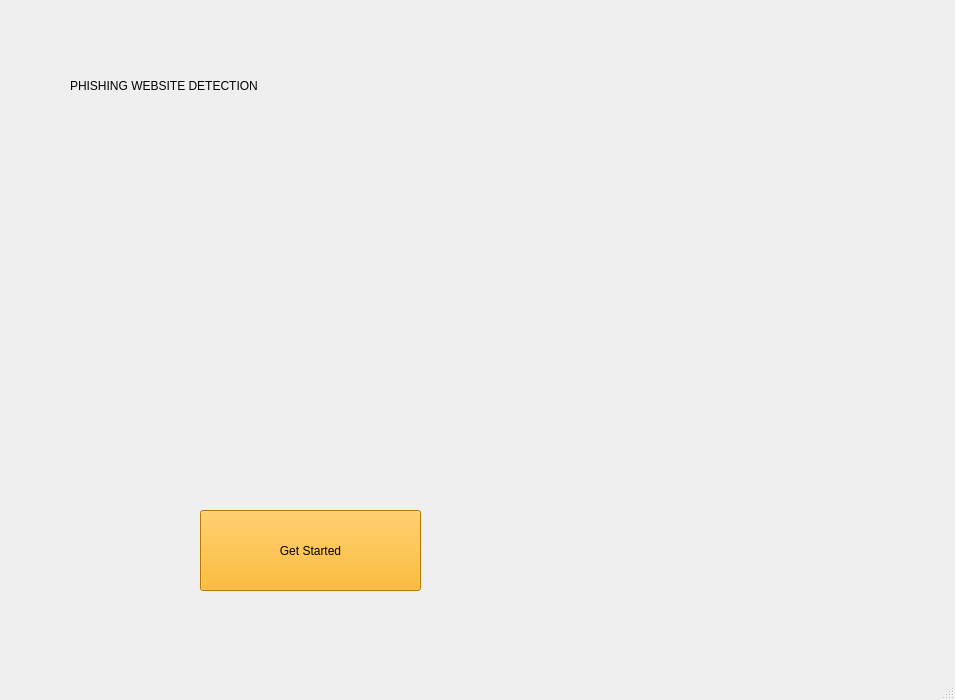
<?xml version="1.0" encoding="UTF-8"?>
<ui version="4.0">
 <class>MainWindow</class>
 <widget class="QMainWindow" name="MainWindow">
  <property name="geometry">
   <rect>
    <x>0</x>
    <y>0</y>
    <width>955</width>
    <height>700</height>
   </rect>
  </property>
  <property name="windowTitle">
   <string>MainWindow</string>
  </property>
  <property name="styleSheet">
   <string notr="true"/>
  </property>
  <property name="tabShape">
   <enum>QTabWidget::Rounded</enum>
  </property>
  <widget class="QWidget" name="centralwidget">
   <widget class="QLabel" name="label">
    <property name="geometry">
     <rect>
      <x>70</x>
      <y>30</y>
      <width>571</width>
      <height>111</height>
     </rect>
    </property>
    <property name="styleSheet">
     <string notr="true">font: 24pt &quot;Algerian&quot;;</string>
    </property>
    <property name="text">
     <string>PHISHING WEBSITE DETECTION</string>
    </property>
   </widget>
   <widget class="QLabel" name="label_2">
    <property name="geometry">
     <rect>
      <x>160</x>
      <y>130</y>
      <width>341</width>
      <height>351</height>
     </rect>
    </property>
    <property name="text">
     <string/>
    </property>
    <property name="pixmap">
     <pixmap>.vscode/Images/1.jpg</pixmap>
    </property>
   </widget>
   <widget class="QPushButton" name="pushButton">
    <property name="geometry">
     <rect>
      <x>200</x>
      <y>510</y>
      <width>221</width>
      <height>81</height>
     </rect>
    </property>
    <property name="autoFillBackground">
     <bool>false</bool>
    </property>
    <property name="styleSheet">
     <string notr="true">font: 12pt &quot;Times New Roman&quot;;
background-color: rgb(255, 170, 0);</string>
    </property>
    <property name="text">
     <string>Get Started</string>
    </property>
   </widget>
   <widget class="QLabel" name="label_3">
    <property name="geometry">
     <rect>
      <x>10</x>
      <y>0</y>
      <width>951</width>
      <height>641</height>
     </rect>
    </property>
    <property name="text">
     <string/>
    </property>
    <property name="pixmap">
     <pixmap>ss4.png</pixmap>
    </property>
   </widget>
   <zorder>label_3</zorder>
   <zorder>label</zorder>
   <zorder>label_2</zorder>
   <zorder>pushButton</zorder>
  </widget>
  <widget class="QMenuBar" name="menubar">
   <property name="geometry">
    <rect>
     <x>0</x>
     <y>0</y>
     <width>955</width>
     <height>30</height>
    </rect>
   </property>
  </widget>
  <widget class="QStatusBar" name="statusbar"/>
 </widget>
 <resources/>
 <connections/>
</ui>
